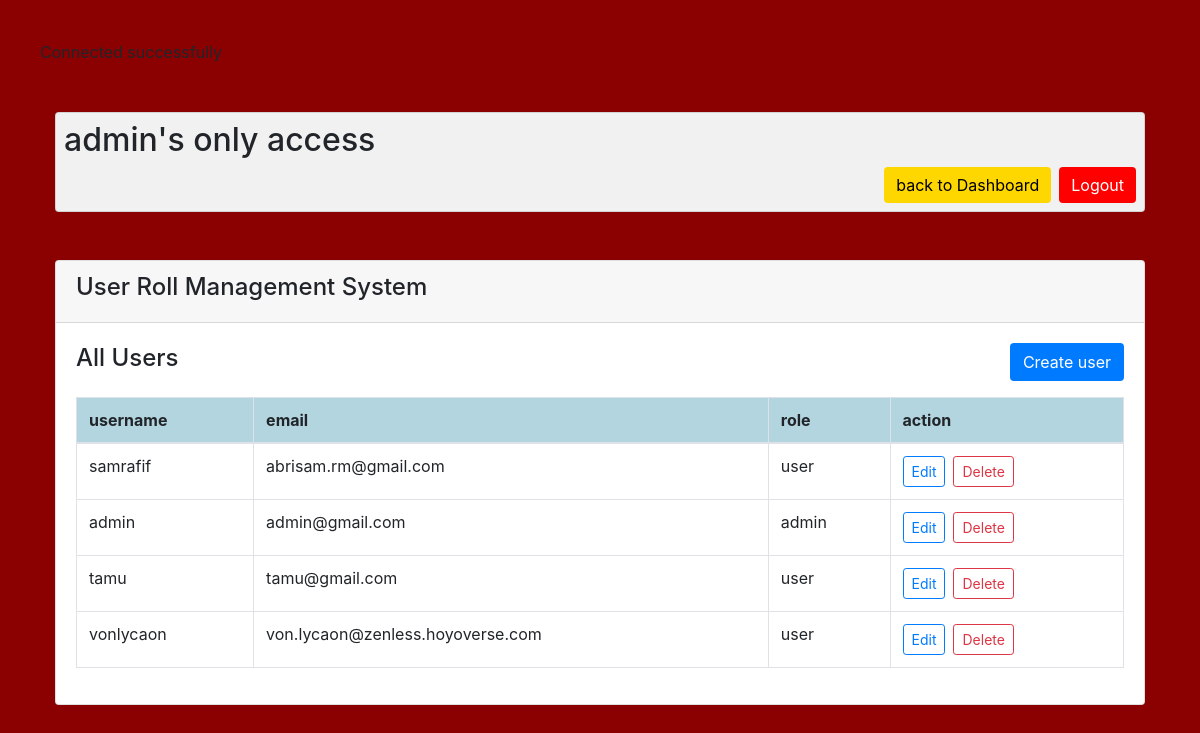
Screenshot of /user_management.php (signed in) with the database file from the repository.
### tables this page shows
CREATE TABLE `users` (
  `id` int(11) NOT NULL,
  `username` text NOT NULL,
  `email` text NOT NULL,
  `role` varchar(32) NOT NULL,
  `pw_hash` text NOT NULL
);

### user_management.php (the view, shortened to what this page needs)
<?php
include './helper_php/db_init.php';
$allUsers = array();
$sql = "SELECT * FROM users";
$result = $conn->query($sql);
if ($result->num_rows > 0) {
    $allUsers = $result->fetch_all(MYSQLI_ASSOC);
}
?>
<!DOCTYPE html>
<html lang="en">
<head>
    <link rel="stylesheet" href="https://cdn.jsdelivr.net/npm/bootstrap@4.0.0/dist/css/bootstrap.min.css">
</head>
<body style="background-color: darkred; padding:5vh">
    <div class="container">
        <div class="card my-5 p-2" style="
    background: #f1f1f1;
">
            <h2><?php echo $_SESSION["username"]; ?>'s only access</h2>
            <div class="d-flex align-items-center justify-content-end  ">
                <a href="index.php" class="btn btn-info mr-2" role="button" style="background-color:gold; border:0; color:black">back to Dashboard</a>
                <a href="logout.php" class="btn btn-warning " style="background-color: red; border:0; color:white">Logout</a>
            </div>
        </div>
        <div class="card">
            <div class="card-header">
                <h4>User Roll Management System</h4>
            </div>
            <div class="card-body">
                <table class="table table-bordered">
                    <div class="d-flex align-items-center justify-content-between pb-3">
                        <h4>All Users</h4>
                        <a href="/create.php" class="btn bg-primary text-white ">Create user</a>
                    </div>
                    <thead>
                        <tr style="background:#b2d5df">
                            <th scope="col">username</th>
                            <th scope="col">email</th>
                            <th scope="col">role</th>
                            <th scope="col">action</th>
                        </tr>
                    </thead>
                    <tbody>
                        <?php
foreach ($allUsers as $user) {
    echo "<tr>";
    echo "<td>{$user["username"]}</td>";
    echo "<td>{$user["email"]}</td>";
    if (empty($user["role"])): ?>
            <td>N/A</td>
        <?php else: ?>
            <td><?php echo $user["role"]; ?></td>
        <?php endif;
    echo "<td><a href='edit.php?id={$user['username']}' class='btn btn-sm btn-outline-primary mr-2'>Edit</a><a href='delete.php?id={$user['username']}' class='btn btn-sm btn-outline-danger'>Delete</a></td>
                        </tr>";
}
?>
                    </tbody>
                </table>
            </div>
        </div>
    </div>
</body>
</html>

### rows the page displays
users: username "samrafif", email "abrisam.rm@gmail.com", role "user"
users: username "admin", email "admin@gmail.com", role "admin"
users: username "tamu", email "tamu@gmail.com", role "user"
users: username "vonlycaon", email "von.lycaon@zenless.hoyoverse.com", role "user"

### other values shown
$_SESSION["username"] "admin"
